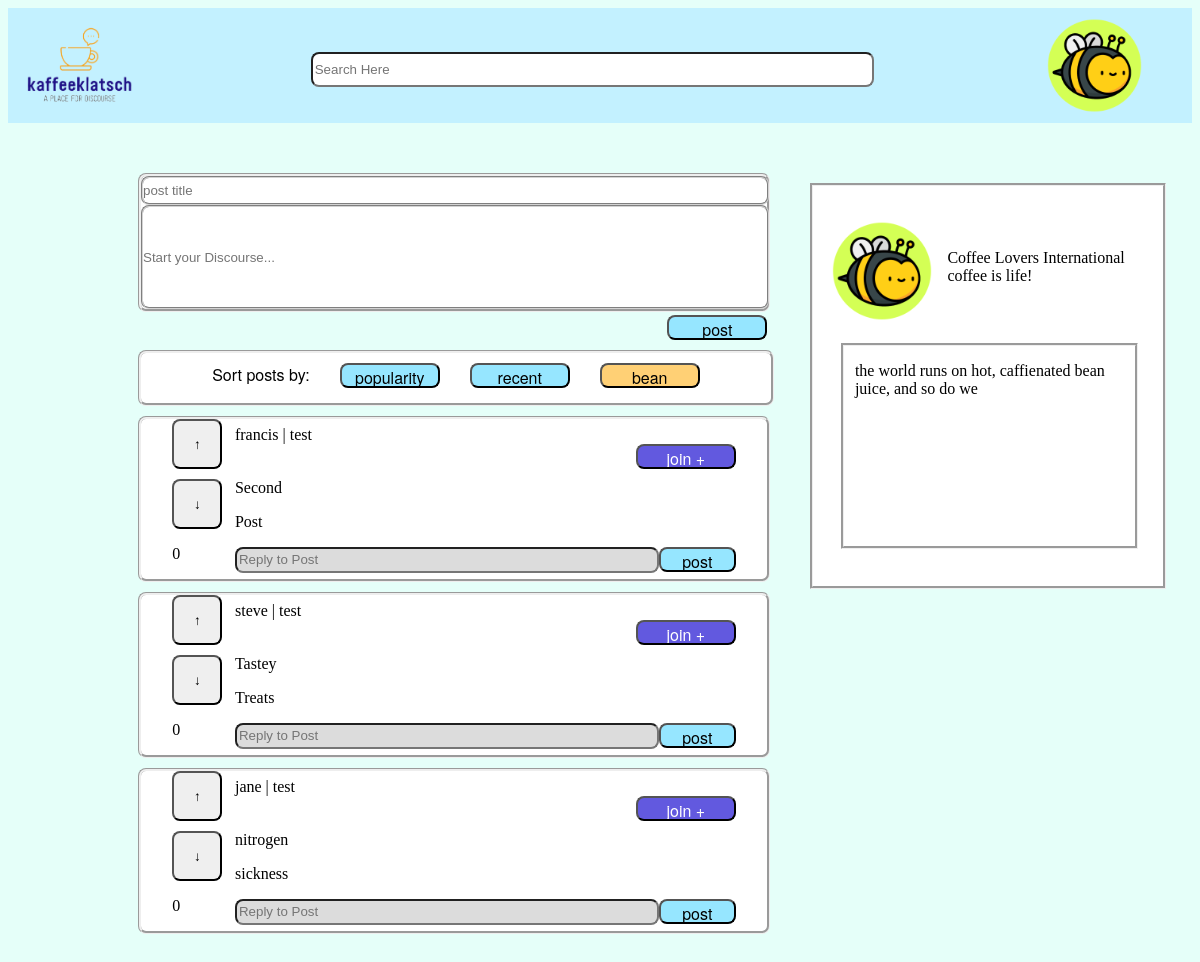
Screenshot of /communityPage with the database file from the repository.
### kaffeeklatsch/models/models.py (models this page shows, shortened)
class Post(db.Model):
    title = db.Column(db.Text, nullable=False)
    content = db.Column(db.Text, nullable=False)
    posting_user = db.Column(db.Text, db.ForeignKey('user_access.username'), nullable=False)
    posted_date = db.Column(db.DateTime, nullable=False)
    community = db.Column(db.Text, nullable=False)
    UUID = db.Column(db.Integer, nullable=False, primary_key=True, unique=True)
    tally = db.Column(db.Integer, nullable=False)
    def __repr__(self):
        return f"""\nPost {self.UUID}:
        \t-author: {self.posting_user}
        \t-posted_date: {self.posted_date}
        \t-content: {self.content}
        \t-community: {self.community}
        """

class Community(db.Model):
    community_id = db.Column(db.Integer, nullable=False, primary_key=True)
    community_name = db.Column(db.Text, nullable=False)
    community_tagline = db.Column(db.Text, nullable=True)
    community_content = db.Column(db.Text, nullable=True)

### kaffeeklatsch/routes.py (the view)
@app.route('/communityPage', methods=['GET', 'POST'])
def communityPage():
  if request.method == 'POST':
    return redirect(url_for('feed'))
  sortPostForm = SortPostForm()
  replyForm = ReplyForm()
  makePostForm = MakePostForm()
  communityInfo = Community.query.filter_by(community_id = 2).first()
  posts = Post.query.all()
  print(posts)
  return render_template('community_page.html', makePostForm=makePostForm, sortPostForm=sortPostForm, replyForm=replyForm, posts=posts, communityInfo=communityInfo)

### kaffeeklatsch/forms/SortPostForm.py
class SortPostForm(FlaskForm):
    popularity = SubmitField('popularity')
    recent = SubmitField('recent')
    bean = SubmitField('bean')

### kaffeeklatsch/forms/ReplyForm.py
class ReplyForm(FlaskForm):
    post = SubmitField('post')
    join = SubmitField('join +')
    replyContent = StringField('reply', validators=[DataRequired(), Length(min=1, max=250)], render_kw={"placeholder": "Reply to Post"})
    upArrow = SubmitField('↑')
    downArrow = SubmitField('↓')

### kaffeeklatsch/templates/community_page.html
{% extends 'base.html' %}
{% import 'make_post.html' as makePostTemplate %}
{% import 'sort_post.html' as sortPostTemplate %}
{% import 'post_reply.html' as post_reply %}
{% import 'community_profile_pane.html' as communityPaneTemplate %}
{% block addedCSS %}
<link rel="stylesheet" href="{{ url_for('static', filename='css/feed.css') }}" /> {% endblock %}
{% block search %}
<div class="search-container" id="search-container">
    <input id="search-input" type="search" id="form1" class="form-control" placeholder="Search Here"/>
</div>
{% endblock %}
{% block avatar %}
<a href="/profilepage"><img class="avatar" src="{{ url_for('static', filename='assets/imagefiles/Profile/bee_avatar.png') }}" /></a>
{% endblock %}
{% block body %}
<div class="page">
    <body>
        <div class="content-view">
            <div class="post-pane">
                <form method="POST">
                    {{ makePostTemplate.make_post(makePostForm) }}
                    {{ sortPostTemplate.sort_post(sortPostForm) }}
                </form>
                {% for post in posts %}
                    {{ post_reply.post_reply(replyForm, post) }}
                {% endfor %}
            </div>
            <div>
                {{ communityPaneTemplate.community_profile_pane(communityInfo) }}
            </div>
    </body>
</div>
{% endblock %}

### kaffeeklatsch/templates/base.html (shortened to what this page needs)
<!DOCTYPE html>
<html lang="en">
<head>
    <link rel="stylesheet" href="{{ url_for('static', filename='css/globalstylesheet.css') }}" />
    <link rel="stylesheet" href="{{ url_for('static', filename='css/forms.css') }}" /> {% block addedCSS %}{% endblock %}
</head>
<body>
    <div class="continer">
        <div class="header">
            <h1 class="logo">
              <a href="/feed"><img class="logo" src="{{ url_for('static', filename='assets/imagefiles/logo_sample_v2.png') }}" alt="" /></a>
            </h1>
            {% block search %}{% endblock %}
            {% block avatar %}{% endblock %}
        </div>
        {% block body %}{% endblock %}
    </div>
</body>
</html>

### kaffeeklatsch/templates/make_post.html (shortened to what this page needs)
{% macro make_post(makePostForm) %}
<link rel="stylesheet" href="{{ url_for('static', filename='css/sort_post.css') }}" />
<div class="make-post-wrapper">
    <form action="" method="POST">
        {{ makePostForm.postTitle(class="post-title") }}
        {{ makePostForm.postContent(class="post-content") }}
        {{ makePostForm.post(class="button-style-b make-button") }}
    </form>
</div>
{% endmacro %}

### kaffeeklatsch/templates/sort_post.html
{% macro sort_post(sortPostForm) %}
<link rel="stylesheet" href="{{ url_for('static', filename='css/make_post.css') }}" />
<div class="sort-post-wrapper">
    <label>Sort posts by:</label> {{ sortPostForm.popularity(class="button-style-b") }}{{ sortPostForm.recent(class="button-style-b") }}{{ sortPostForm.bean(class="button-style-bean") }}
</div>
{% endmacro %}

### kaffeeklatsch/templates/post_reply.html
{% macro post_reply(replyForm, postObject) %}
{% import 'post.html' as replyTemplate %}
<div>
    {{ replyTemplate.post(replyForm, postObject) }}
</div>
{% endmacro %}

### kaffeeklatsch/templates/community_profile_pane.html
        {% macro community_profile_pane(communityProfileObject) %}
        <link rel="stylesheet" href="{{ url_for('static', filename='css/community-page.css') }}" />
        <div class="community-info-wrapper">
            <div class="upper-block">
                <div class=avatar_panel>
                    <img class="avatar avatar_image" src="{{ url_for('static', filename='assets/imagefiles/Profile/bee_avatar.png') }}" />
                </div>
                <div class="info-panel">
                    <span>{{ communityProfileObject.community_name }}</span>
                    <span>{{ communityProfileObject.community_tagline }}</span>
                </div>
            </div>
            <div class="user-content">
                <p>{{ communityProfileObject.community_content }}</p>
            </div>
        </div>
        {% endmacro %}

### kaffeeklatsch/templates/post.html (shortened to what this page needs)
{% macro post(replyForm, postObject) %}
<link rel="stylesheet" href="{{ url_for('static', filename='css/post.css') }}" />
<div class="post-wrapper">
    <div class="vote-panel">
        {{ replyForm.upArrow(class="vote-button button") }}
        {{ replyForm.downArrow(class="vote-button button") }}
        <p class="post-tally">{{ postObject.tally }}</p>
    </div>
    <div class="post-panel">
        <div class="post-panel__top-line">
            <span class="owner-name">{{ postObject.posting_user }}</span> | <span class="community-content">{{ postObject.community }}</span>
            {{ replyForm.join(class="button-style-a post-panel__join-button") }}
        </div>
        <div class="post-panel__title-line">
            <span class="post-title">{{ postObject.title }}</span>
        </div>
        <div class="post-panel__post-content">
            <p class="post-content">{{ postObject.content }}</p>
        </div>
        <form action="" method="POST">
            <div class="post-panel__reply-line">
                {{ replyForm.replyContent(class="reply-content") }}
                {{ replyForm.post(class="button-style-b make-button") }}
            </div>
        </form>
    </div>
</div>
{% endmacro %}

### kaffeeklatsch/static/css/globalstylesheet.css (style rules this page uses)
body { background-color: #E5FFF9 }
.header { background-color: #C3F1FF; font-size: 50px; text-align: center; height: 95px; padding-left: 10px; padding-top: 10px; padding-bottom: 10px; }
.logo { width: 120px; margin-top: 0px; float: left; }
.avatar { height: 100%; float: right; margin-right: 50px; }
.page { margin: 0px; height: 100vh; padding-top: 50px; }
.button-style-a { width: 100px; height: 25px; top: 225px; border-radius: 8px; background-color: #6259df; font-family: "Helvetica Neue", "Arial", sans-serif; font-size: medium; color: white; }
.button-style-b { width: 100px; height: 25px; top: 225px; border-radius: 8px; background-color: #96E6FF; font-family: "Helvetica Neue", "Arial", sans-serif; font-size: medium; color: black; margin-left: 30px; }
.button-style-bean { width: 100px; height: 25px; top: 225px; border-radius: 8px; background-color: #FFD075; font-family: "Helvetica Neue", "Arial", sans-serif; font-size: medium; color: black; margin-left: 30px; }

### kaffeeklatsch/static/css/forms.css (style rules this page uses)
input { margin-bottom: 10px; border-radius: 8px; height: 25px; width: 230px; }

### kaffeeklatsch/static/css/feed.css (style rules this page uses)
.content-view { display: flex; }
.post-pane { display: inline-block; width: 60%; }
#search-container { display: inline-block; text-align: center; width: 60%; height: 80%; padding-top: 10px; }
#search-input { background-color: white; width: 80%; height: 45%; }

### kaffeeklatsch/static/css/sort_post.css (style rules this page uses)
.sort-post-wrapper { display: flex; background-color: white; border-style: groove; border-radius: 8px; width: 99.6%; height: 40px; padding-top: 10px; margin-bottom: 10px; justify-content: center; font-family: "Helvetica Neue", "Arial", sans-serif; }
#postContent { left: 10px; }

### kaffeeklatsch/static/css/make_post.css (style rules this page uses)
.make-post-wrapper { display: block; border-radius: 8px; border-style: groove; background-color: white; margin-bottom: 10px; }
.make-post-wrapper .post-title { display: block; width: 99.6%; border-style: groove; border-color: lightgrey; margin: 0; padding: 0; }
.make-post-wrapper .post-content { display: block; width: 99.6%; border-style: groove; border-color: lightgrey; margin: 0; padding: 0; height: 100px; }
.make-post-wrapper .make-button { float: right; margin-top: 1%; }

### kaffeeklatsch/static/css/post.css (style rules this page uses)
.post-wrapper { background-color: white; border-style: groove; border-radius: 8px; display: flex; justify-content: center; align-items: center; margin-bottom: 10px; }
.post-wrapper .vote-panel input { width: 50px; height: 50px; }
.post-wrapper .vote-panel { align-items: center; display: inline-block; width: 10%; }
.post-wrapper .vote-panel .vote-button { display: block; }
.post-wrapper .post-panel { display: inline-block; width: 80%; background-color: white; }
.post-panel .post-panel__reply-line { display: flex; justify-content: center; align-items: center; }
.post-panel .post-panel__join-button { margin-left: 80%; }
.post-wrapper .post-panel #replyContent { width: 500px; margin: auto; }
.post-wrapper .post-panel #post { width: 90px; margin: auto; }
.post-panel__top-line { background-color: white; }
#replyContent { width: 80%; height: 20px; top: 470px; left: 150px; background-color: gainsboro; }

### kaffeeklatsch/static/css/community-page.css (style rules this page uses)
.community-info-wrapper { background-color: white; border-style: groove; height: 400px; width: 350px; margin-top: 10px; margin-bottom: 10px; margin-left: 40px; }
.community-info-wrapper .upper-block { display: inline-flex; margin-left: 20%; margin-top: 2%; width: 80%; }
.community-info-wrapper .avatar_panel { margin-top: 10%; margin-bottom: 5%; height: 100px; width: 50px; }
.community-info-wrapper .avatar_image { height: 100%; margin-right:2%; }
.community-info-wrapper .info-panel { margin-top: 15%; margin-left: 5%; display: grid; padding-top: 5%; width: 90%; height: 20%; background-color: white; }
.community-info-wrapper .user-content { margin-top: 8px; margin-left: 8%; border-style: groove; background-color: white; padding-left: 3%; height: 50%; width: 80%; }

### rows the page displays
Post: tally "0", posting_user "francis", community "test", title "Second", content "Post"
Post: tally "0", posting_user "steve", community "test", title "Tastey", content "Treats"
Post: tally "0", posting_user "jane", community "test", title "nitrogen", content "sickness"
Community: community_name "Coffee Lovers International", community_tagline "coffee is life!", community_content "the world runs on hot, caffienated bean juice, and so do we"
